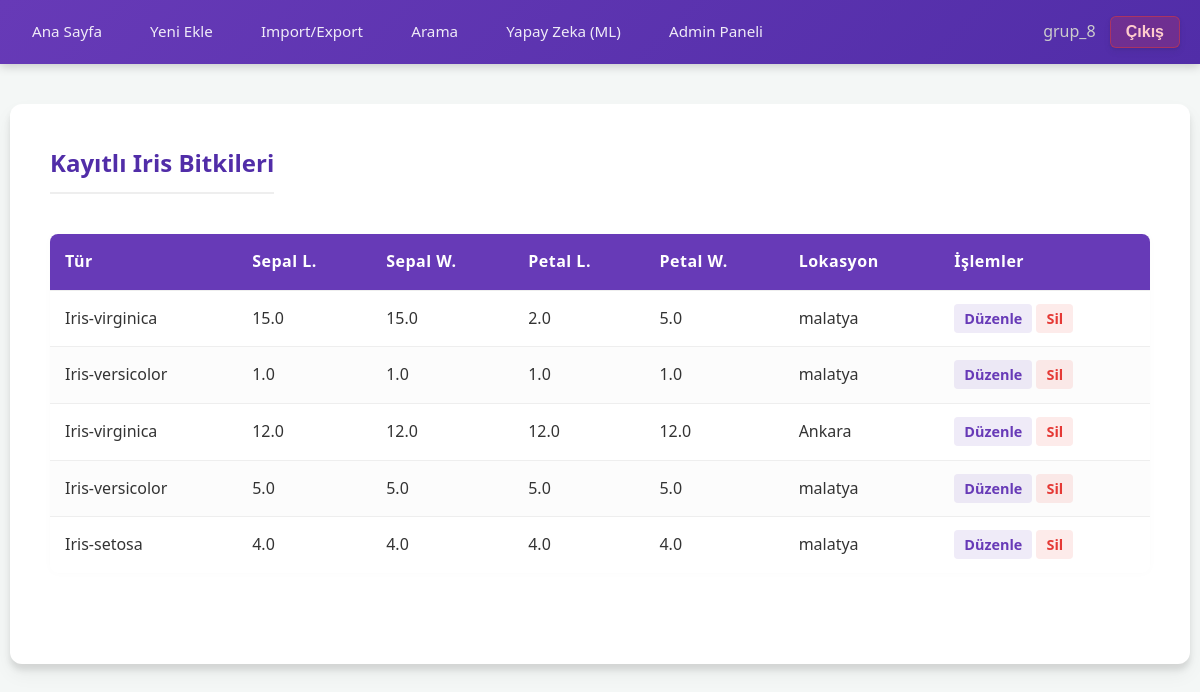
The app's page / (signed in), older data.
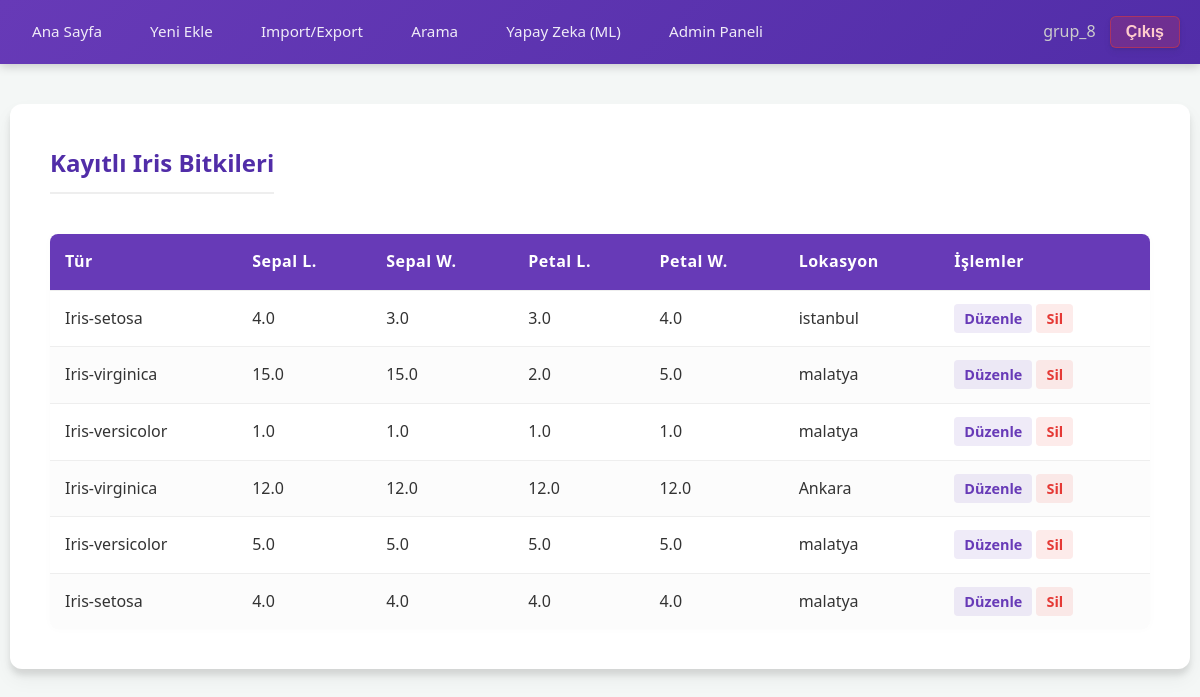
The same page, newer data.
### iris_app/models.py (models this page shows, shortened)
class IrisPlant(models.Model):
    location = models.ForeignKey(Location, on_delete=models.SET_NULL, related_name='plants', verbose_name="Konum",
                                 null=True, blank=True)
    sepal_length = models.FloatField(verbose_name="Sepal Length (cm)")
    sepal_width = models.FloatField(verbose_name="Sepal Width (cm)")
    petal_length = models.FloatField(verbose_name="Petal Length (cm)")
    petal_width = models.FloatField(verbose_name="Petal Width (cm)")
    species = models.CharField(max_length=50, verbose_name="Tür")
    created_at = models.DateTimeField(auto_now_add=True)

class Location(models.Model):
    city = models.CharField(max_length=100, verbose_name="Şehir")
    region = models.CharField(max_length=100, verbose_name="Bölge", blank=True, null=True)
    altitude = models.IntegerField(verbose_name="Rakım (m)", default=0)
    created_at = models.DateTimeField(auto_now_add=True)

### iris_app/views.py (the view)
# urls.py: path('', views.plant_list, name='plant_list'),
@login_required
def plant_list(request):
    plants = IrisPlant.objects.all().order_by('-created_at')
    is_writer = request.user.groups.filter(name='Writer').exists()
    context = {
        'plants': plants,
        'is_writer': is_writer,
    }
    return render(request, 'plant_list.html', context)

### iris_app/context_processors.py (called while the page is built)
def global_access_control(request):
    is_writer = False
    if request.user.is_authenticated:
        is_writer = request.user.groups.filter(name='Writer').exists()
    return {'is_writer': is_writer}

### templates/plant_list.html
{% extends 'base.html' %}
{% block content %}
    <div style="display: flex; justify-content: space-between; align-items: center; margin-bottom: 20px;">
        <h2>Kayıtlı Iris Bitkileri</h2>
    </div>
    {% if plants %}
        <table>
            <thead>
                <tr> <th>Tür</th>
                    <th>Sepal L.</th>
                    <th>Sepal W.</th>
                    <th>Petal L.</th>
                    <th>Petal W.</th>
                    <th>Lokasyon</th>
                    {% if is_writer or user.is_superuser %}
                        <th>İşlemler</th>
                    {% endif %}
                </tr>
            </thead>
            <tbody>
                {% for plant in plants %}
                <tr>
                    <td>{{ plant.species|capfirst }}</td>
                    <td>{{ plant.sepal_length }}</td>
                    <td>{{ plant.sepal_width }}</td>
                    <td>{{ plant.petal_length }}</td>
                    <td>{{ plant.petal_width }}</td>
                    <td>
                        {% if plant.location %}
                            {{ plant.location.city }}
                        {% else %}
                            -
                        {% endif %}
                    </td>
                    {% if is_writer or user.is_superuser %}
                        <td>
                            <a href="{% url 'plant_update' plant.pk %}">Düzenle</a>
                            <a href="{% url 'plant_delete' plant.pk %}">Sil</a>
                        </td>
                    {% endif %}
                </tr>
                {% endfor %}
            </tbody>
        </table>
    {% else %}
        <div style="text-align: center; padding: 40px; color: #777;">
            <p>Henüz kayıtlı bir bitki bulunmuyor.</p>
        </div>
    {% endif %}
{% endblock %}

Row changes from the older to the newer data that the page shows:
added IrisPlant: species "Iris-setosa", sepal_length "4.0", sepal_width "3.0", petal_length "3.0", petal_width "4.0", location.city "istanbul"
